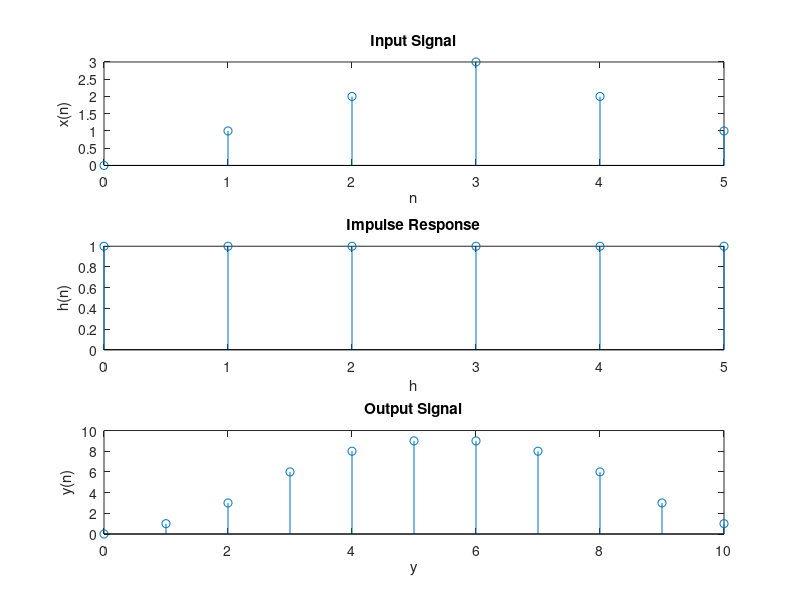

Write MATLAB code to recreate this figure.
%Convolution

%input signal
x=[0 1 2 3 2 1];
nx=0:1:5;
subplot(3,1,1);
stem(nx,x);
xlabel('n');
ylabel('x(n)');
title('Input Signal');

%impulse response
h=[1 1 1 1 1 1];
nh=0:1:5;
subplot(3,1,2);
stem(nh,h);
xlabel('h');
ylabel('h(n)');
title('Impulse Response');


%convolution function
%output=[0 1 3 6 8 9 9 8 6 3 1]
n=0:1:(length(x)+(length(h)-2));
c=conv(x,h);
subplot(3,1,3);
stem(n,c);
xlabel('y');
ylabel('y(n)');
title('Output Signal');
